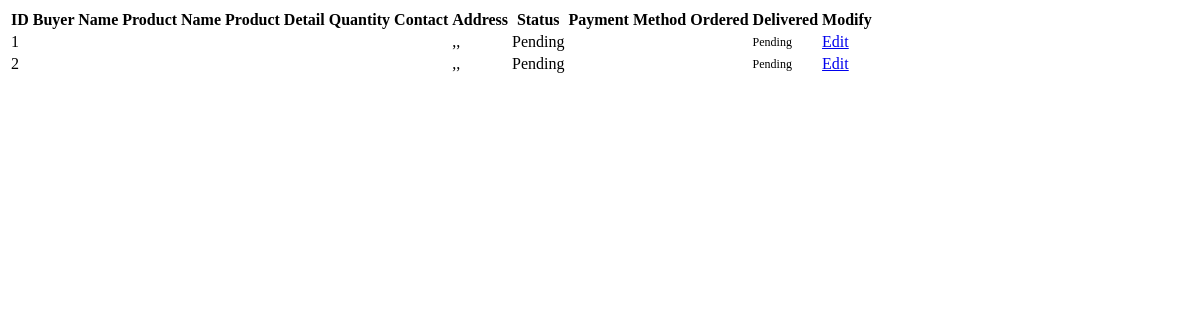
The page /invoice/order-list (signed in) on the database as committed earlier.
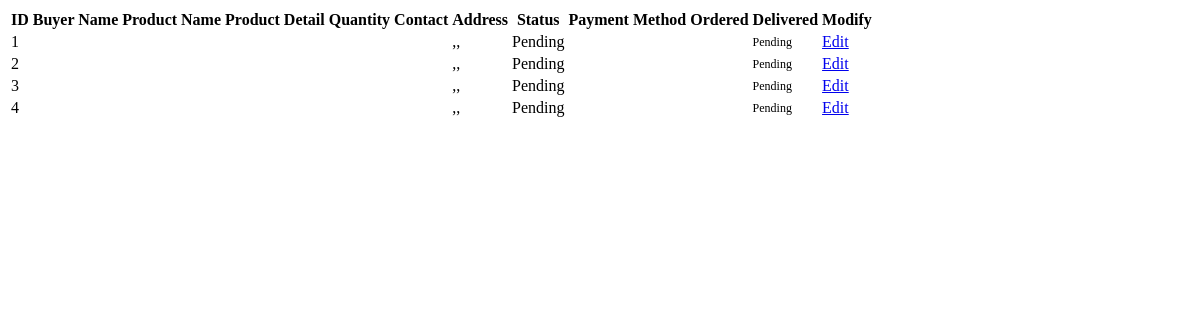
The same page on the database as committed later.
### src/main/modules/client/client_model.py (models this page shows, shortened)
class ClientOrder(db.Model):
    __table_args__ = {'extend_existing': True}
    id = db.Column(db.Integer, Sequence('client_order_id_seg'), primary_key=True)
    invoice = db.Column(db.String(50), unique=True, nullable=False)
    status = db.Column(db.String(50), default='Pending', nullable=False)
    date_created = db.Column(db.DateTime, default=datetime.utcnow, nullable=False)
    orders = db.Column(JsonEcodedDict)
    client_id = db.Column(db.Integer, ForeignKey('client.id'), nullable=False)
    client = relationship('Client', backref='client_orders')

### src/main/modules/invoice/invoice_controller.py (the view)
@invoice_module.route('/order-list')
@login_required
def dashboard_orders():
    if current_user.is_authenticated:
        orders = ClientOrder.query.all()
        return render_template('/client-order-list.html', orders=orders)

### src/main/__init__.py (called while the page is built)
    def register_login_manager(self):
        from flask_login import LoginManager
        login_manager = LoginManager()
        login_manager.login_view = "auth.login"
        login_manager.init_app(self)
        @login_manager.user_loader
        def load_user(email):
            from src.main.modules.user import User
            return User.query.get(email)

### src/main/modules/client/client_model.py (called while the page is built)
    def process_result_value(self, value, dialect):
        if value is None:
            return {}
        else:
            return json.loads(value)

### src/main/modules/client/templates/client-order-list.html (shortened to what this page needs)
 {% if orders %}
 <table class="table table-sm table-condensed table-striped table-hover mt-3"
                style="table-layout: fixed; word-wrap: break-word;">
                    <thead class="table-theme-bg">
                        <th style="font-size: 16px;">ID</th>
                        <th style="font-size: 16px;">Buyer Name</th>
                        <th style="font-size: 16px;">Product Name</th>
                        <th style="font-size: 16px;">Product Detail</th>
                        <th style="font-size: 16px;">Quantity</th>
                        <th style="font-size: 16px;">Contact</th>
                        <th style="font-size: 16px;">Address</th>
                        <th style="font-size: 16px;">Status</th>
                        <th style="font-size: 16px;">Payment Method</th>
                        <th style="font-size: 16px;">Ordered</th>
                        <th style="font-size: 16px; ">Delivered</th>
                        <th style="font-size: 16px; ">Modify</th>
                    </thead>
                    <tbody>
                        {% for order in orders %}
                    <tbody>
                        <tr>
                            <td>{{loop.index}}</td>
                            <td >{{order.customer_name}}</td>
                            <td >{{order.product_name}}</td>
                            <td >{{order.product_detail}}</td>
                            <td >{{order.product_quantity}}</td>
                            <td >{{order.contact}}</td>
                            <td >{{order.zipcode}},{{order.city}},
                            </td>
                            <td >{{order.status}}</td>
                            <td >{{order.payment_method}}</td>
                            <td >{{order.order_date}}</td>
                            <td>
                                {% if order.product_delivered == 'True' %}
                                    <p style="font-size: 12px; margin-right: 6px;" class=" p-1 mb-1 mt-1 ml-3 mr-3 bg-primary text-white text-center rounded">Complete</p>
                                {% elif order.product_cancel %}
                                    <p style="font-size: 12px; margin-right: 6px;" class=" p-1 mb-1 mt-1 ml-3 mr-3 bg-dark text-white text-center rounded">Cancelled</p>
                                {% else %}
                                    <p style="font-size: 12px; margin-right: 6px;" class=" p-1 mb-1 mt-1 ml-4 mr-3 bg-danger  text-white text-center rounded">Pending</p>
                         {% endif %}
                            </td>
                            <td >
                                {% if order.product_cancel %}
                                <a href="{{url_for('update_orders',id=order.id)}}" class="float-left btn btn-sm btn-primary" style="pointer-events:none; opacity: 0.7">Edit</a>
                                {% else %}
                                <a href="{{url_for('update_orders',id=order.id)}}" class="float-left btn btn-sm btn-primary">Edit</a>
                                {% endif %}
                            </td>
                        </tr>
                        {% endfor %}
                    </tbody>
                </table>
 {% else %}
    <h5 class="text-secondary center mb-0 mt-1 ml-3">
        No Order Yet.
    </h5>
 {% endif %}

Rows that differ between the two databases and show on the page:
added ClientOrder: status "Pending"
added ClientOrder: status "Pending"
